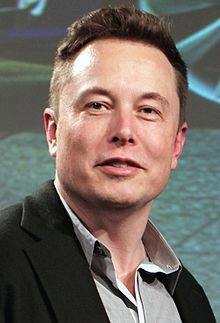
#> input picture Faces/elon/5.jpg, 220 x 323 px, given in place of the camera
$ jupyter execute playground.ipynb   (older library calls are emulated)   (text cells are left out)
#> lines starting #> are read from the running program, lines starting #| are printed output that depends on the picture; after the words box and inside, x2 and y2 are one past the last pixel; in counts of white or black regions, pixels touching at a corner belong together
[cell 1]
import cv2 #For Image processing
import numpy as np #For converting Images to Numerical array
import os #To handle directories
from PIL import Image #Pillow lib for handling images

[cell 2]
import matplotlib.pyplot as plt

[cell 3]
cap = cv2.VideoCapture(0) #Get vidoe feed from the Camera

[cell 4]
ret, img = cap.read() # Break video into frames
#> img is the input picture: shape (323, 220, 3); mean B, G, R 98.7, 106.2, 116.2

[cell 5]
plt.imshow(img)

[cell 6]
import cv2 #For Image processing
import numpy as np #For converting Images to Numerical array
import os #To handle directories
from PIL import Image #Pillow lib for handling images

face_cascade = cv2.CascadeClassifier('haarcascade_frontalface_default.xml')
recognizer = cv2.face.LBPHFaceRecognizer_create()

Face_ID = -1
pev_person_name = ""
y_ID = []
x_train = []

[cell 7]
Face_Images = os.path.join(os.getcwd(), "Faces") #Tell the program where we have saved the face images
print (Face_Images)

[cell 8]
for root, dirs, files in os.walk(Face_Images): #go to the face image directory
	for file in files: #check every directory in it
		if file.endswith("jpeg") or file.endswith("jpg") or file.endswith("png"): #for image files ending with jpeg,jpg or png
			path = os.path.join(root, file)
			person_name = os.path.basename(root)
			print(path, person_name)


			if pev_person_name!=person_name: #Check if the name of person has changed
				Face_ID=Face_ID+1 #If yes increment the ID count
				pev_person_name = person_name


			Gery_Image = Image.open(path).convert("L") # convert the image to greysclae using Pillow
			Crop_Image = Gery_Image.resize( (550,550) , Image.ANTIALIAS) #Crop the Grey Image to 550*550 (Make sure your face is in the center in all image)
			Final_Image = np.array(Crop_Image, "uint8")
			#print(Numpy_Image)
			faces = face_cascade.detectMultiScale(Final_Image, scaleFactor=1.5, minNeighbors=5) #Detect The face in all sample image
			print (Face_ID,faces)

			for (x,y,w,h) in faces:
				roi = Final_Image[y:y+h, x:x+w] #crop the Region of Interest (ROI)
				x_train.append(roi)
				y_ID.append(Face_ID)

[cell 9]
recognizer.train(x_train, np.array(y_ID)) #Create a Matrix of Training data
recognizer.save("face-trainer.yml") #Save the matrix as YML file

[cell 10]
import cv2 #For Image processing
import numpy as np #For converting Images to Numerical array
import os #To handle directories
from PIL import Image #Pillow lib for handling images

labels = ["Elon Musk"]

face_cascade = cv2.CascadeClassifier('haarcascade_frontalface_default.xml')
recognizer = cv2.face.LBPHFaceRecognizer_create() #cv2.createLBPHFaceRecognizer()
recognizer.read("face-trainer.yml")

[cell 11]
cap = cv2.VideoCapture(0) #Get video feed from the Camera

[cell 12]
while(True):

    ret, img = cap.read() # Break video into frames
    gray  = cv2.cvtColor(img, cv2.COLOR_BGR2GRAY) #convert Video frame to Greyscale
    faces = face_cascade.detectMultiScale(gray, scaleFactor=1.5, minNeighbors=5) #Recog. faces
#> faces = [[30, 34, 182, 182]]
    for (x, y, w, h) in faces:
    	roi_gray = gray[y:y+h, x:x+w] #Convert Face to greyscale

    	id_, conf = recognizer.predict(roi_gray) #recognize the Face

    	if conf>=80:
    		font = cv2.FONT_HERSHEY_SIMPLEX #Font style for the name
    		name = labels[id_] #Get the name from the List using ID number
    		cv2.putText(img, name, (x,y), font, 1, (0,0,255), 2)

    	cv2.rectangle(img,(x,y),(x+w,y+h),(0,255,0),2)
#> this loop made 1 pass
#> (x, y, w, h, id_, conf) on pass 1: (30, 34, 182, 182, 0, 74.54)
#> pass 1, `roi_gray = gray[y:y+h, x:x+w]`:
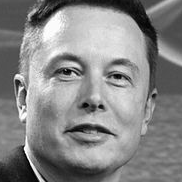
#> roi_gray: shape (182, 182); min 0, max 255, mean 134.4
#> after the loop:
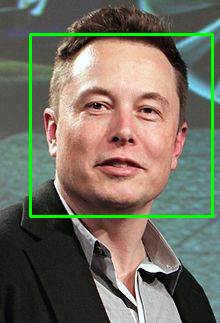
#> img: shape (323, 220, 3); 3.07% of pixels changed, all inside (x1, y1, x2, y2) = (29, 33, 214, 218)

    cv2.imshow('Preview',img) #Display the Video
    if cv2.waitKey(20) & 0xFF == ord('q'):
#> (key q is pressed here)
    	break
